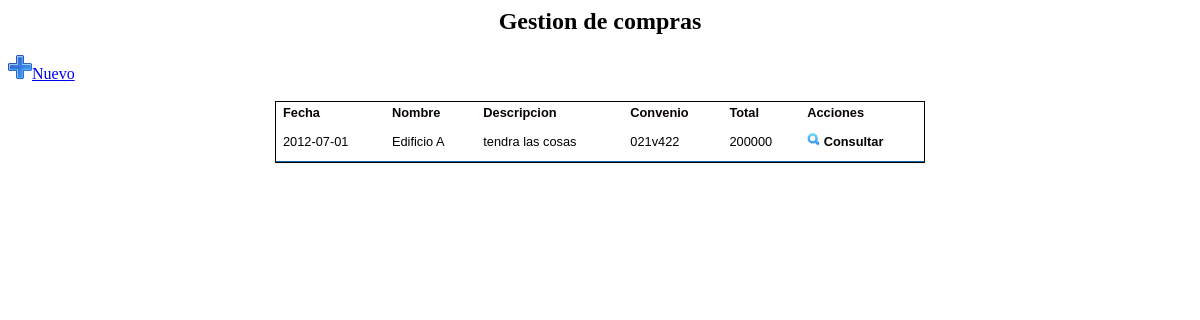
Screenshot of /modulos/gestion_c/vistas/lista.php with the database file from the repository.
### tables this page shows
CREATE TABLE IF NOT EXISTS `obra` (
  `id` int(11) NOT NULL,
  `nombre` varchar(100) NOT NULL,
  `descripcion` varchar(255) NOT NULL,
  `convenio` varchar(10) NOT NULL,
  `partida` varchar(100) NOT NULL,
  PRIMARY KEY (`id`)
);

CREATE TABLE IF NOT EXISTS `m_gestion_c` (
  `id` int(11) NOT NULL AUTO_INCREMENT,
  `fecha` date NOT NULL,
  `total` float NOT NULL,
  `id_obra` int(11) NOT NULL,
  PRIMARY KEY (`id`),
  UNIQUE KEY `id_obra` (`id_obra`)
);

### modulos/gestion_c/modelos/listar.php (called while the page is built, shortened)
<?php
$selGes = "SELECT mg.*, dg.*, o.* FROM obra o
          INNER JOIN m_gestion_c mg ON o.id = mg.id_obra
          INNER JOIN d_gestion_c dg ON mg.id = dg.id_maestro";
$sql = mysql_query($selGes);
?>

### modulos/gestion_c/vistas/lista.php (the view, shortened to what this page needs)
<html>
    <head>
        <link type="text/css" href="../../../css/jquery.dataTables.css" rel="stylesheet" />
        <link type="text/css" href="../../../css/estilo.css" rel="stylesheet" />
    </head>
    <body>
        <div align="center">
            <h2 align="center">Gestion de compras</h2>
            <div align="left">
                <a href="registro.php" title="Nuevo"><img alt="nuevo" src="../../../imagenes/nuevo.png" />Nuevo</a>
            </div>
            <br/>
            <table id="listado" class="table">
                <thead>
                    <tr>
                        <th>Fecha</th>
                        <th>Nombre</th>
                        <th>Descripcion</th>
                        <th>Convenio</th>
                        <th>Total</th>
                        <th>Acciones</th>
                    </tr>
                </thead>
                <tbody>
                    <?php
                    include '../modelos/listar.php';
                    while ($resGes = mysql_fetch_array($sql)) {
                        ?>
                        <tr>
                            <td><?php echo $resGes['fecha'] ?></td>
                            <td><?php echo $resGes['nombre'] ?></td>
                            <td><?php echo $resGes['descripcion'] ?></td>
                            <td><?php echo $resGes['convenio'] ?></td>
                            <td><?php echo $resGes['total'] ?></td>
                            <td>
                                <a href="consulta.php?id=<?php echo $resGes['id'] ?>"><img width="13" height="13" src="../../../imagenes/consulta.png" />&nbsp;Consultar</a><br />
                               </td>
                        </tr>
                        <?php
                    }
                    ?>
                </tbody>
            </table>
            <br/></div>

### css/estilo.css (style rules this page uses)
table { width: 650px; border:1px solid #000000; border-spacing: 0px; }
table a, table, tbody, tfoot, tr, th, td { font-family: Arial, Helvetica, sans-serif; }
thead th { background: url(images/bg_th.gif) left; height: 21px; color: #090202; font-size: 0.8em; font-family: Arial; font-weight: bold; padding: 0px 7px; margin: 20px 0px 0px; text-align: left; }
tbody tr { background: #ffffff; }
tbody th, tbody td { font-size: 0.8em; line-height: 1.4em; font-family: Arial, Helvetica, sans-serif; color: #000000; padding: 10px 7px; border-bottom: 1px solid #0E69A7; text-align: left; }
tbody a { color: #000000; font-weight: bold; text-decoration: none; }

### rows the page displays
obra: m_gestion_c.fecha "2012-07-01", nombre "Edificio A", descripcion "tendra las cosas", convenio "021v422", m_gestion_c.total "200000"
